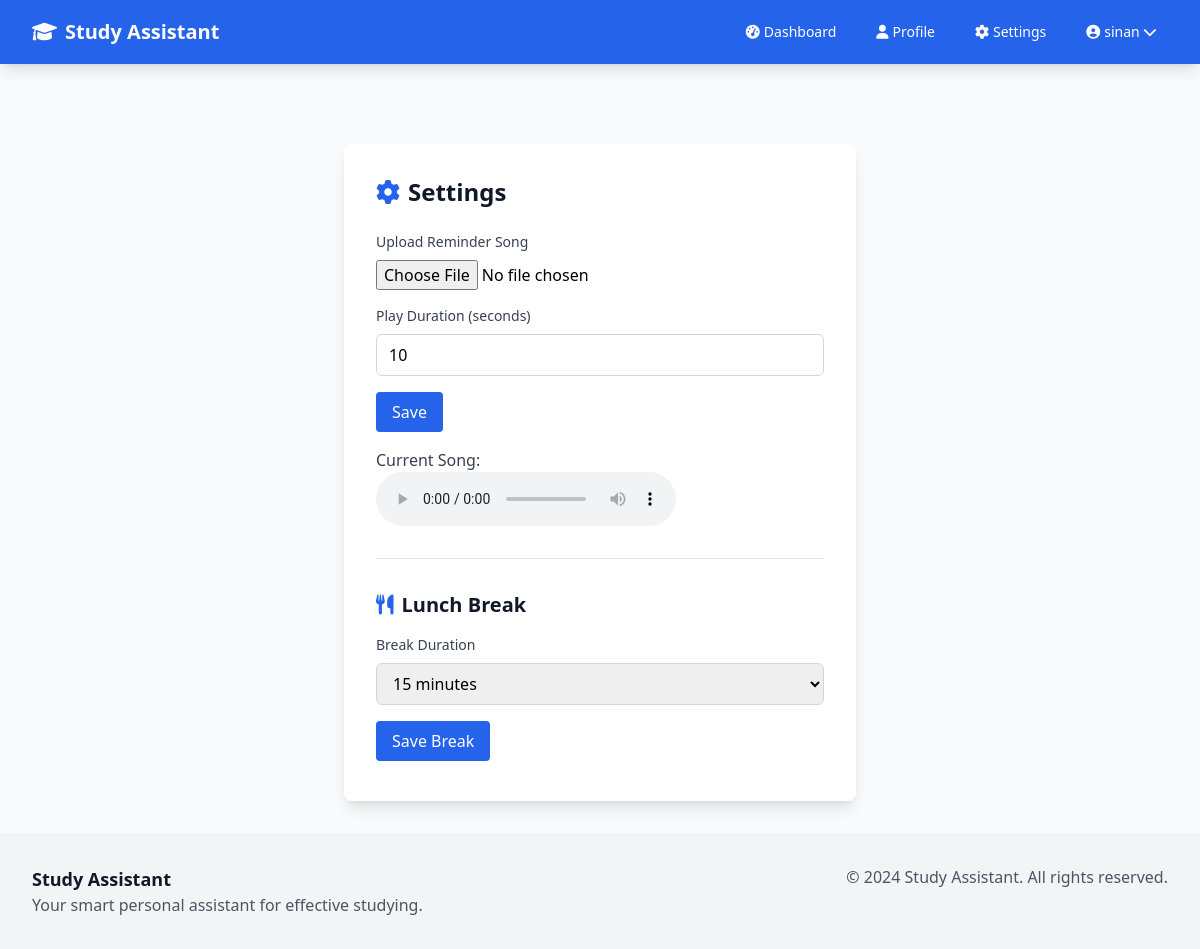
Screenshot of /settings (signed in) with the database file from the repository.
### app/models.py (models this page shows, shortened)
class User(UserMixin, db.Model):
    id = db.Column(db.Integer, primary_key=True)
    username = db.Column(db.String(64), index=True, unique=True, nullable=False)
    email = db.Column(db.String(120), index=True, unique=True, nullable=False)
    password_hash = db.Column(db.String(128))
    first_name = db.Column(db.String(64), nullable=False)
    last_name = db.Column(db.String(64), nullable=False)
    created_at = db.Column(db.DateTime, default=datetime.utcnow)
    is_active = db.Column(db.Boolean, default=True)
    reminder_song_filename = db.Column(db.String(256))
    reminder_song_seconds = db.Column(db.Integer, default=10)
    break_duration_minutes = db.Column(db.Integer, default=30)
    lunch_break_until = db.Column(db.DateTime)
    subjects = db.relationship('Subject', backref='user', lazy='dynamic', cascade='all, delete-orphan')
    study_sessions = db.relationship('StudySession', backref='user', lazy='dynamic', cascade='all, delete-orphan')

### app/main/routes.py (the view)
@bp.route('/settings')
@login_required
def settings():
    return render_template('main/settings.html', title='Settings')

### app/models.py (called while the page is built)
@login_manager.user_loader
def load_user(user_id):
    return User.query.get(int(user_id))

### app/templates/main/settings.html (shortened to what this page needs)
{% extends 'base.html' %} {% block content %}
<div class="max-w-lg mx-auto mt-12 bg-white rounded-lg shadow-lg p-8">
  <div>
    <h1 class="text-2xl font-bold text-gray-900 mb-6">
      <i class="fas fa-cog mr-2 text-blue-600"></i>Settings
    </h1>
    <form id="reminderSongForm" enctype="multipart/form-data">
      <div class="mb-4">
        <label class="block text-sm font-medium text-gray-700 mb-2"
          >Upload Reminder Song</label
        >
        <input
          type="file"
          name="reminder_song"
          accept="audio/*"
          class="mb-2 block w-full"
        />
      </div>
      <div class="mb-4">
        <label class="block text-sm font-medium text-gray-700 mb-2"
          >Play Duration (seconds)</label
        >
        <input
          type="number"
          name="play_seconds"
          min="1"
          max="60"
          value="{{ current_user.reminder_song_seconds or 10 }}"
          class="w-full px-3 py-2 border border-gray-300 rounded-md"
          required
        />
      </div>
      <button
        type="submit"
        class="bg-blue-600 hover:bg-blue-700 text-white px-4 py-2 rounded"
      >
        Save
      </button>
      {% if current_user.reminder_song_filename %}
      <div class="mt-4">
        <span class="text-gray-700">Current Song:</span>
        <audio controls src="{{ url_for('main.get_reminder_song') }}"></audio>
      </div>
      {% endif %}
    </form>
    <hr class="my-8">
    <h2 class="text-xl font-semibold text-gray-900 mb-4"><i class="fas fa-utensils mr-2 text-blue-600"></i>Lunch Break</h2>
    <form id="breakForm">
      <div class="mb-4">
        <label class="block text-sm font-medium text-gray-700 mb-2">Break Duration</label>
        <select name="break_duration_minutes" class="w-full px-3 py-2 border border-gray-300 rounded-md">
          {% set options = [1,15,30,45,60,90,120] %}
          {% for opt in options %}
            <option value="{{ opt }}" {% if (current_user.break_duration_minutes or 30) == opt %}selected{% endif %}>{{ opt }} minutes</option>
          {% endfor %}
        </select>
      </div>
      <button type="submit" class="bg-blue-600 hover:bg-blue-700 text-white px-4 py-2 rounded">Save Break</button>
    </form>
  </div>
  {% endblock %}

### app/templates/base.html (shortened to what this page needs)
<!DOCTYPE html>
<html lang="en">
<head>
    <script src="https://cdn.tailwindcss.com"></script>
    <link href="https://cdnjs.cloudflare.com/ajax/libs/font-awesome/6.0.0/css/all.min.css" rel="stylesheet">
</head>
<body class="bg-gray-50 min-h-screen">
    <nav class="bg-blue-600 shadow-lg">
        <div class="max-w-7xl mx-auto px-4 sm:px-6 lg:px-8">
            <div class="flex justify-between h-16">
                <div class="flex items-center">
                    <a href="{{ url_for('main.index') }}" class="flex items-center text-white text-xl font-bold">
                        <i class="fas fa-graduation-cap mr-2"></i>Study Assistant
                    </a>
                </div>
                <div class="hidden md:flex items-center space-x-4">
                    {% if current_user.is_authenticated %}
                        <a href="{{ url_for('main.dashboard') }}" class="text-white hover:text-blue-200 px-3 py-2 rounded-md text-sm font-medium">
                            <i class="fas fa-tachometer-alt mr-1"></i>Dashboard
                        </a>
                        <a href="{{ url_for('main.profile') }}" class="text-white hover:text-blue-200 px-3 py-2 rounded-md text-sm font-medium">
                            <i class="fas fa-user mr-1"></i>Profile
                        </a>
                        <a href="{{ url_for('main.settings') }}" class="text-white hover:text-blue-200 px-3 py-2 rounded-md text-sm font-medium">
                            <i class="fas fa-cog mr-1"></i>Settings
                        </a>
                        <div class="relative">
                            <button class="text-white hover:text-blue-200 px-3 py-2 rounded-md text-sm font-medium flex items-center" onclick="toggleDropdown()">
                                <i class="fas fa-user-circle mr-1"></i>{{ current_user.username }}
                                <i class="fas fa-chevron-down ml-1"></i>
                            </button>
                        </div>
                    {% endif %}
                </div>
            </div>
        </div>
    </nav>
    <main class="max-w-7xl mx-auto px-4 sm:px-6 lg:px-8 py-8">
        {% block content %}{% endblock %}
    </main>
    <footer class="bg-gray-100 mt-auto">
        <div class="max-w-7xl mx-auto px-4 sm:px-6 lg:px-8 py-8">
            <div class="md:flex md:justify-between">
                <div class="mb-4 md:mb-0">
                    <h5 class="text-lg font-semibold text-gray-900">Study Assistant</h5>
                    <p class="text-gray-600">Your smart personal assistant for effective studying.</p>
                </div>
                <div class="text-gray-600">
                    <p>&copy; 2024 Study Assistant. All rights reserved.</p>
                </div>
            </div>
        </div>
    </footer>
</body>
</html>

### rows the page displays
User: username "sinan", play_seconds "10", break_duration_minutes "15 minutes"
